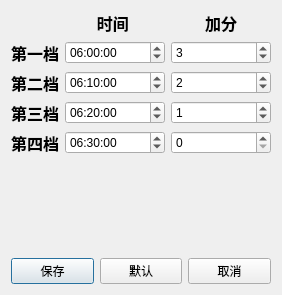
<?xml version="1.0" encoding="UTF-8"?>
<ui version="4.0">
 <class>Setting</class>
 <widget class="QDialog" name="Setting">
  <property name="geometry">
   <rect>
    <x>0</x>
    <y>0</y>
    <width>282</width>
    <height>295</height>
   </rect>
  </property>
  <property name="windowTitle">
   <string>设置</string>
  </property>
  <property name="windowIcon">
   <iconset>
    <normaloff>Manage.ico</normaloff>Manage.ico</iconset>
  </property>
  <layout class="QVBoxLayout" name="verticalLayout">
   <item>
    <layout class="QFormLayout" name="formLayout">
     <item row="0" column="1">
      <layout class="QHBoxLayout" name="horizontalLayout_7">
       <item>
        <widget class="QLabel" name="label_2">
         <property name="text">
          <string>&lt;html&gt;&lt;head/&gt;&lt;body&gt;&lt;p align=&quot;center&quot;&gt;&lt;span style=&quot; font-size:12pt; font-weight:600;&quot;&gt;时间 &lt;/span&gt;&lt;/p&gt;&lt;/body&gt;&lt;/html&gt;</string>
         </property>
        </widget>
       </item>
       <item>
        <widget class="QLabel" name="label_8">
         <property name="text">
          <string>&lt;html&gt;&lt;head/&gt;&lt;body&gt;&lt;p align=&quot;center&quot;&gt;&lt;span style=&quot; font-size:12pt; font-weight:600;&quot;&gt;加分&lt;/span&gt;&lt;/p&gt;&lt;/body&gt;&lt;/html&gt;</string>
         </property>
        </widget>
       </item>
      </layout>
     </item>
     <item row="1" column="0">
      <widget class="QLabel" name="label">
       <property name="text">
        <string>&lt;html&gt;&lt;head/&gt;&lt;body&gt;&lt;p&gt;&lt;span style=&quot; font-size:12pt; font-weight:600;&quot;&gt;第一档&lt;/span&gt;&lt;/p&gt;&lt;/body&gt;&lt;/html&gt;</string>
       </property>
      </widget>
     </item>
     <item row="1" column="1">
      <layout class="QHBoxLayout" name="horizontalLayout">
       <item>
        <widget class="QTimeEdit" name="timeEdit_1">
         <property name="toolTip">
          <string>编辑第一档时间</string>
         </property>
         <property name="dateTime">
          <datetime>
           <hour>6</hour>
           <minute>0</minute>
           <second>0</second>
           <year>2000</year>
           <month>1</month>
           <day>1</day>
          </datetime>
         </property>
        </widget>
       </item>
       <item>
        <widget class="QSpinBox" name="spinBox_1">
         <property name="toolTip">
          <string>编辑第一档时间之前可加分</string>
         </property>
         <property name="maximum">
          <number>5</number>
         </property>
         <property name="value">
          <number>3</number>
         </property>
        </widget>
       </item>
      </layout>
     </item>
     <item row="2" column="0">
      <widget class="QLabel" name="label_3">
       <property name="text">
        <string>&lt;html&gt;&lt;head/&gt;&lt;body&gt;&lt;p&gt;&lt;span style=&quot; font-size:12pt; font-weight:600;&quot;&gt;第二档&lt;/span&gt;&lt;/p&gt;&lt;/body&gt;&lt;/html&gt;</string>
       </property>
      </widget>
     </item>
     <item row="2" column="1">
      <layout class="QHBoxLayout" name="horizontalLayout_2">
       <item>
        <widget class="QTimeEdit" name="timeEdit_2">
         <property name="toolTip">
          <string>编辑第二档时间</string>
         </property>
         <property name="dateTime">
          <datetime>
           <hour>6</hour>
           <minute>10</minute>
           <second>0</second>
           <year>2000</year>
           <month>1</month>
           <day>1</day>
          </datetime>
         </property>
        </widget>
       </item>
       <item>
        <widget class="QSpinBox" name="spinBox_2">
         <property name="toolTip">
          <string>编辑第二档时间之前可加分</string>
         </property>
         <property name="maximum">
          <number>4</number>
         </property>
         <property name="value">
          <number>2</number>
         </property>
        </widget>
       </item>
      </layout>
     </item>
     <item row="3" column="0">
      <widget class="QLabel" name="label_5">
       <property name="text">
        <string>&lt;html&gt;&lt;head/&gt;&lt;body&gt;&lt;p&gt;&lt;span style=&quot; font-size:12pt; font-weight:600;&quot;&gt;第三档&lt;/span&gt;&lt;/p&gt;&lt;/body&gt;&lt;/html&gt;</string>
       </property>
      </widget>
     </item>
     <item row="3" column="1">
      <layout class="QHBoxLayout" name="horizontalLayout_3">
       <item>
        <widget class="QTimeEdit" name="timeEdit_3">
         <property name="toolTip">
          <string>编辑第三档时间</string>
         </property>
         <property name="dateTime">
          <datetime>
           <hour>6</hour>
           <minute>20</minute>
           <second>0</second>
           <year>2000</year>
           <month>1</month>
           <day>1</day>
          </datetime>
         </property>
        </widget>
       </item>
       <item>
        <widget class="QSpinBox" name="spinBox_3">
         <property name="toolTip">
          <string>编辑第三档时间之前可加分</string>
         </property>
         <property name="maximum">
          <number>3</number>
         </property>
         <property name="value">
          <number>1</number>
         </property>
        </widget>
       </item>
      </layout>
     </item>
     <item row="4" column="0">
      <widget class="QLabel" name="label_4">
       <property name="text">
        <string>&lt;html&gt;&lt;head/&gt;&lt;body&gt;&lt;p&gt;&lt;span style=&quot; font-size:12pt; font-weight:600;&quot;&gt;第四档&lt;/span&gt;&lt;/p&gt;&lt;/body&gt;&lt;/html&gt;</string>
       </property>
      </widget>
     </item>
     <item row="4" column="1">
      <layout class="QHBoxLayout" name="horizontalLayout_4">
       <item>
        <widget class="QTimeEdit" name="timeEdit_4">
         <property name="toolTip">
          <string>编辑第四档时间</string>
         </property>
         <property name="dateTime">
          <datetime>
           <hour>6</hour>
           <minute>30</minute>
           <second>0</second>
           <year>2000</year>
           <month>1</month>
           <day>1</day>
          </datetime>
         </property>
        </widget>
       </item>
       <item>
        <widget class="QSpinBox" name="spinBox_4">
         <property name="toolTip">
          <string>编辑第四档时间之前可加分</string>
         </property>
         <property name="maximum">
          <number>2</number>
         </property>
        </widget>
       </item>
      </layout>
     </item>
    </layout>
   </item>
   <item>
    <layout class="QHBoxLayout" name="horizontalLayout_5">
     <item>
      <widget class="QPushButton" name="pushButton">
       <property name="toolTip">
        <string>保存编辑</string>
       </property>
       <property name="text">
        <string>保存</string>
       </property>
      </widget>
     </item>
     <item>
      <widget class="QPushButton" name="pushButton_3">
       <property name="toolTip">
        <string>使用默认值</string>
       </property>
       <property name="text">
        <string>默认</string>
       </property>
      </widget>
     </item>
     <item>
      <widget class="QPushButton" name="pushButton_2">
       <property name="toolTip">
        <string>放弃编辑</string>
       </property>
       <property name="text">
        <string>取消</string>
       </property>
      </widget>
     </item>
    </layout>
   </item>
  </layout>
 </widget>
 <resources/>
 <connections>
  <connection>
   <sender>pushButton</sender>
   <signal>clicked()</signal>
   <receiver>Setting</receiver>
   <slot>accept()</slot>
   <hints>
    <hint type="sourcelabel">
     <x>63</x>
     <y>190</y>
    </hint>
    <hint type="destinationlabel">
     <x>120</x>
     <y>106</y>
    </hint>
   </hints>
  </connection>
  <connection>
   <sender>pushButton_2</sender>
   <signal>clicked()</signal>
   <receiver>Setting</receiver>
   <slot>exec()</slot>
   <hints>
    <hint type="sourcelabel">
     <x>177</x>
     <y>190</y>
    </hint>
    <hint type="destinationlabel">
     <x>120</x>
     <y>106</y>
    </hint>
   </hints>
  </connection>
  <connection>
   <sender>pushButton_3</sender>
   <signal>clicked()</signal>
   <receiver>Setting</receiver>
   <slot>reject()</slot>
   <hints>
    <hint type="sourcelabel">
     <x>120</x>
     <y>198</y>
    </hint>
    <hint type="destinationlabel">
     <x>120</x>
     <y>110</y>
    </hint>
   </hints>
  </connection>
 </connections>
</ui>
